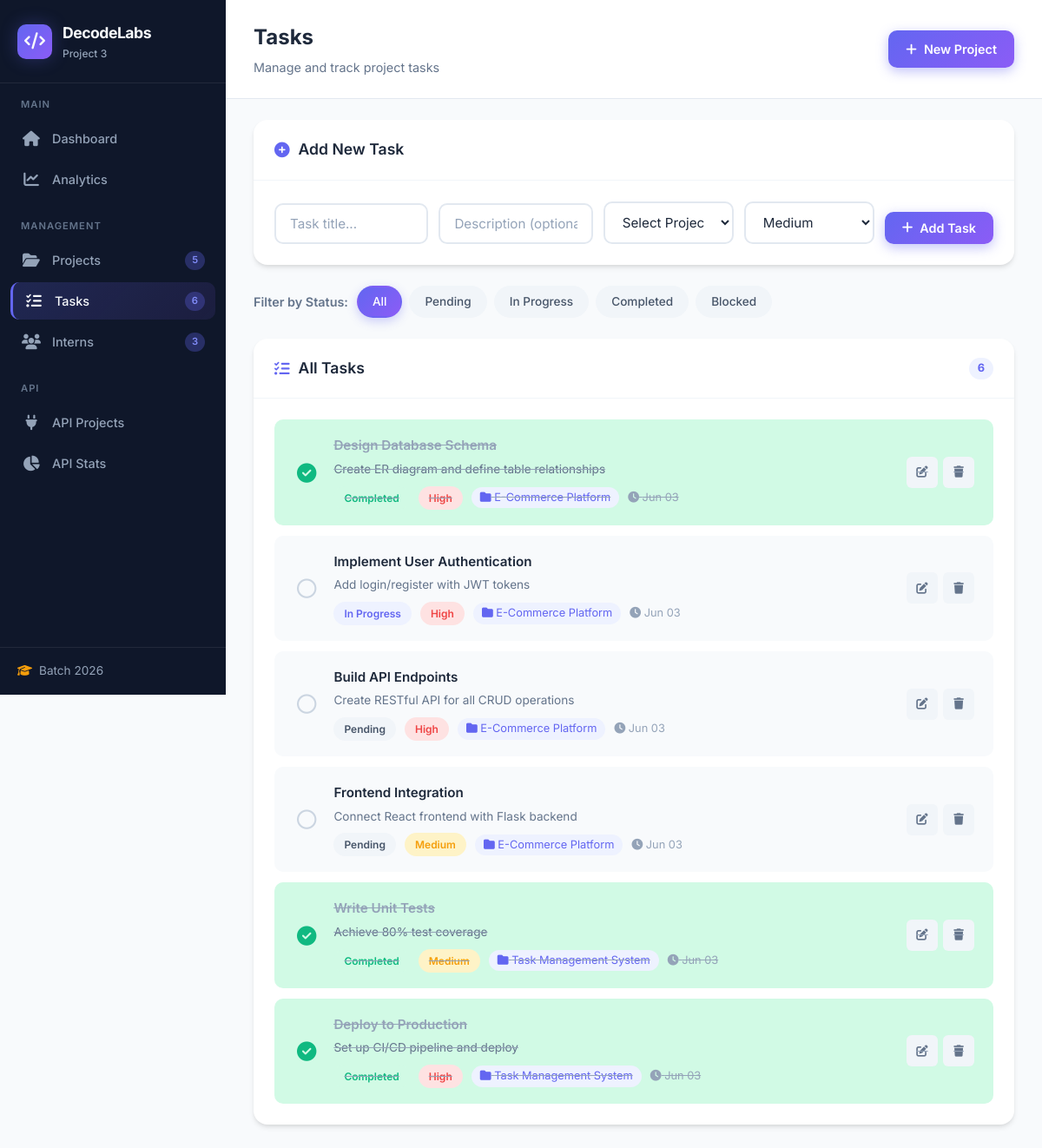
The page /tasks on the database its author committed.
### app.py (models this page shows, shortened)
class Task(db.Model):
    __tablename__ = 'tasks'
    id = db.Column(db.Integer, primary_key=True)
    title = db.Column(db.String(200), nullable=False)
    description = db.Column(db.Text)
    status = db.Column(db.String(50), default='Pending')
    priority = db.Column(db.String(20), default='Medium')
    project_id = db.Column(db.Integer, db.ForeignKey('projects.id'), nullable=False)
    created_at = db.Column(db.DateTime, default=datetime.utcnow)
    completed_at = db.Column(db.DateTime)

class Project(db.Model):
    __tablename__ = 'projects'
    id = db.Column(db.Integer, primary_key=True)
    title = db.Column(db.String(200), nullable=False)
    description = db.Column(db.Text, nullable=False)
    category = db.Column(db.String(100), nullable=False)
    status = db.Column(db.String(50), default='In Progress')
    priority = db.Column(db.String(20), default='Medium')
    github_url = db.Column(db.String(500))
    tech_stack = db.Column(db.String(300))
    progress = db.Column(db.Integer, default=0)
    created_at = db.Column(db.DateTime, default=datetime.utcnow)
    updated_at = db.Column(db.DateTime, default=datetime.utcnow, onupdate=datetime.utcnow)
    tasks = db.relationship('Task', backref='project', lazy=True, cascade='all, delete-orphan')

### app.py (the view)
@app.route('/tasks')
def tasks_list():
    page = request.args.get('page', 1, type=int)
    status_filter = request.args.get('status', '')
    query = Task.query
    if status_filter:
        query = query.filter_by(status=status_filter)
    tasks = query.order_by(Task.created_at.desc()).paginate(
        page=page, per_page=8, error_out=False
    )
    projects = Project.query.all()
    statuses = ['Pending', 'In Progress', 'Completed', 'Blocked']
    return render_template('tasks.html',
                         tasks=tasks,
                         projects=projects,
                         statuses=statuses,
                         current_status=status_filter)

### app.py (called while the page is built)
@app.context_processor
def inject_stats():
    return {
        'total_projects': Project.query.count(),
        'total_tasks': Task.query.count(),
        'total_interns': Intern.query.count(),
        'completed_projects': Project.query.filter_by(status='Completed').count(),
        'pending_tasks': Task.query.filter_by(status='Pending').count()
    }

### templates/tasks.html (shortened to what this page needs)
{% extends "base.html" %}
{% block page_title %}Tasks{% endblock %}
{% block page_subtitle %}Manage and track project tasks{% endblock %}
{% block content %}
<div class="card">
    <div class="card-header">
        <h3><i class="fas fa-plus-circle"></i> Add New Task</h3>
    </div>
    <div class="card-body">
        <form method="POST" action="{{ url_for('task_create') }}" class="inline-form-row">
            <div class="form-group flex-2">
                <input type="text" name="title" placeholder="Task title..." required>
            </div>
            <div class="form-group flex-2">
                <input type="text" name="description" placeholder="Description (optional)">
            </div>
            <div class="form-group">
                <select name="project_id" required>
                    <option value="">Select Project</option>
                </select>
            </div>
            <div class="form-group">
                <select name="priority">
                    <option value="Medium" selected>Medium</option>
                </select>
            </div>
            <button type="submit" class="btn btn-primary">
                <i class="fas fa-plus"></i> Add Task
            </button>
        </form>
    </div>
</div>
<div class="filters-bar">
    <div class="filter-group">
        <label>Filter by Status:</label>
        <div class="filter-pills">
            <a href="{{ url_for('tasks_list') }}" class="filter-pill {% if not current_status %}active{% endif %}">All</a>
            {% for status in statuses %}
            <a href="{{ url_for('tasks_list', status=status) }}" class="filter-pill {% if current_status == status %}active{% endif %}">{{ status }}</a>
            {% endfor %}
        </div>
    </div>
</div>
<div class="card">
    <div class="card-header">
        <h3><i class="fas fa-tasks"></i> All Tasks</h3>
        <span class="badge-count">{{ tasks.total }}</span>
    </div>
    <div class="card-body">
        <div class="tasks-container">
            {% for task in tasks.items %}
            <div class="task-card {% if task.status == 'Completed' %}completed{% endif %}">
                <div class="task-main">
                    <div class="task-status">
                        <form method="POST" action="{{ url_for('task_update', id=task.id) }}" class="status-toggle-form">
                            <button type="submit" name="status" value="{% if task.status == 'Completed' %}Pending{% else %}Completed{% endif %}"
                                    class="status-toggle" title="Toggle status">
                                {% if task.status == 'Completed' %}
                                <i class="fas fa-check-circle text-success"></i>
                                {% else %}
                                <i class="far fa-circle"></i>
                                {% endif %}
                            </button>
                        </form>
                    </div>
                    <div class="task-info">
                        <h4 {% if task.status == 'Completed' %}class="completed"{% endif %}>{{ task.title }}</h4>
                        <p>{{ task.description or 'No description' }}</p>
                        <div class="task-meta">
                            <span class="badge-status status-{{ task.status.lower().replace(' ', '-') }}">{{ task.status }}</span>
                            <span class="badge-priority priority-{{ task.priority.lower() }}">{{ task.priority }}</span>
                            <span class="task-project"><i class="fas fa-folder"></i> {{ task.project.title[:25] }}</span>
                            <span class="task-date"><i class="fas fa-clock"></i> {{ task.created_at.strftime('%b %d') }}</span>
                        </div>
                    </div>
                </div>
                <div class="task-actions">
                    <button class="btn-icon" onclick="editTask({{ task.id }}, '{{ task.title }}', '{{ task.description or '' }}', '{{ task.status }}', '{{ task.priority }}', {{ task.project_id }})" title="Edit">
                        <i class="fas fa-edit"></i>
                    </button>
                    <form action="{{ url_for('task_delete', id=task.id) }}" method="POST" class="inline-form" onsubmit="return confirm('Delete this task?');">
                        <button type="submit" class="btn-icon btn-danger" title="Delete">
                            <i class="fas fa-trash"></i>
                        </button>
                    </form>
                </div>
            </div>
            {% else %}
            <div class="empty-state">
                <i class="fas fa-tasks"></i>
                <h3>No Tasks Yet</h3>
                <p>Add your first task above</p>
            </div>
            {% endfor %}
        </div>
    </div>
</div>
{% endblock %}

### rows shown on the page
Task: title "Design Database Schema", description "Create ER diagram and define table relationships", status "Completed", priority "High", project "E-Commerce Platform", created_at "Jun 03"
Task: title "Implement User Authentication", description "Add login/register with JWT tokens", status "In Progress", priority "High", project "E-Commerce Platform", created_at "Jun 03"
Task: title "Build API Endpoints", description "Create RESTful API for all CRUD operations", status "Pending", priority "High", project "E-Commerce Platform", created_at "Jun 03"
Task: title "Frontend Integration", description "Connect React frontend with Flask backend", status "Pending", priority "Medium", project "E-Commerce Platform", created_at "Jun 03"
Task: title "Write Unit Tests", description "Achieve 80% test coverage", status "Completed", priority "Medium", project "Task Management System", created_at "Jun 03"
Task: title "Deploy to Production", description "Set up CI/CD pipeline and deploy", status "Completed", priority "High", project "Task Management System", created_at "Jun 03"

### other values the page prints
{{ total_projects }} "5"
{{ total_tasks }} "6"
{{ total_interns }} "3"
{{ status }} "Pending" "In Progress" "Completed" "Blocked"
{{ tasks.total }} "6"
